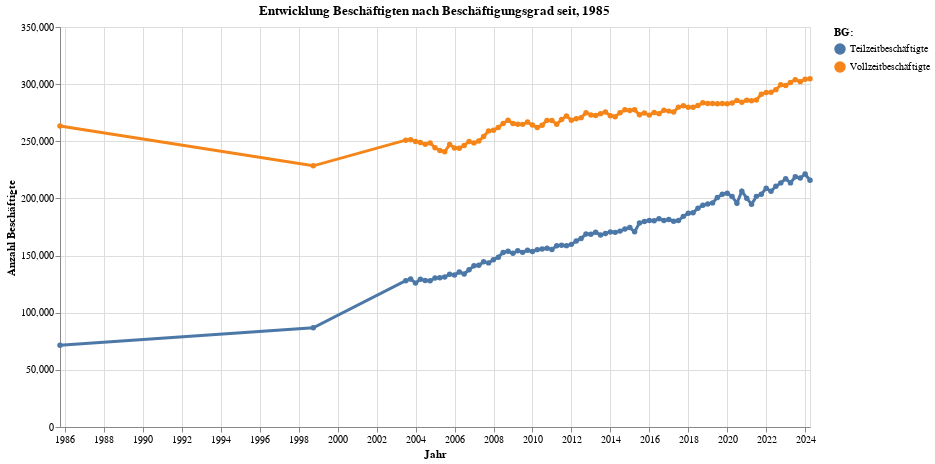

The cell this chart's notebook holds for it:
### Code cell
grafik2 = mypy_dv.plot_altair_multiline_highlight(
    data = myAgg2.reset_index()
    , x = 'ZEIT_LANG:T'
    , y = 'sum_BES:Q'
    , x_beschriftung = 'Jahr'
    , y_beschriftung = 'Anzahl Beschäftigte'
    , warning_status  = "ignore"
    , category='BEG_LANG:N'
    , category_beschriftung='BG:'
    , myTitle = "Entwicklung Beschäftigten nach Beschäftigungsgrad seit, "+str(data2betested.index.year.min())
)
grafik2

### Figure 1 — Vega-Lite specification as saved in the notebook (floating-point values rounded to 4 significant figures; data arrays with more than 128 entries replaced by an {"elided": "..."} marker saying what was removed)
{"config": {"view": {"continuousWidth": 300, "continuousHeight": 300}}, "layer": [{"mark": {"type": "circle"}, "encoding": {"color": {"field": "BEG_LANG", "legend": {"orient": "right", "title": "BG:"}, "type": "nominal"}, "opacity": {"value": 1.3}, "tooltip": [{"field": "ZEIT_LANG", "type": "temporal"}, {"field": "BEG_LANG", "type": "nominal"}, {"field": "sum_BES", "type": "quantitative"}], "x": {"axis": {"title": "Jahr"}, "field": "ZEIT_LANG", "type": "temporal"}, "y": {"axis": {"title": "Anzahl Beschäftigte"}, "field": "sum_BES", "type": "quantitative"}}, "name": "view_2", "title": "Entwicklung Beschäftigten nach Beschäftigungsgrad seit, 1985"}, {"mark": {"type": "line"}, "encoding": {"color": {"field": "BEG_LANG", "legend": {"orient": "right", "title": "BG:"}, "type": "nominal"}, "size": {"condition": {"test": {"not": {"param": "param_2"}}, "value": 1.2}, "value": 3}, "tooltip": [{"field": "ZEIT_LANG", "type": "temporal"}, {"field": "BEG_LANG", "type": "nominal"}, {"field": "sum_BES", "type": "quantitative"}], "x": {"axis": {"title": "Jahr"}, "field": "ZEIT_LANG", "type": "temporal"}, "y": {"axis": {"title": "Anzahl Beschäftigte"}, "field": "sum_BES", "type": "quantitative"}}, "title": "Entwicklung Beschäftigten nach Beschäftigungsgrad seit, 1985"}], "data": {"name": "data-e482f34d909447595dab726c1107a39d"}, "height": 400, "params": [{"name": "param_2", "select": {"type": "point", "fields": ["BEG_LANG:N"], "nearest": true, "on": "pointerover"}, "views": ["view_2"]}], "width": 750, "$schema": "https://vega.github.io/schema/vega-lite/v5.8.0.json", "datasets": {"data-e482f34d909447595dab726c1107a39d": {"elided": "172 records"}}}
